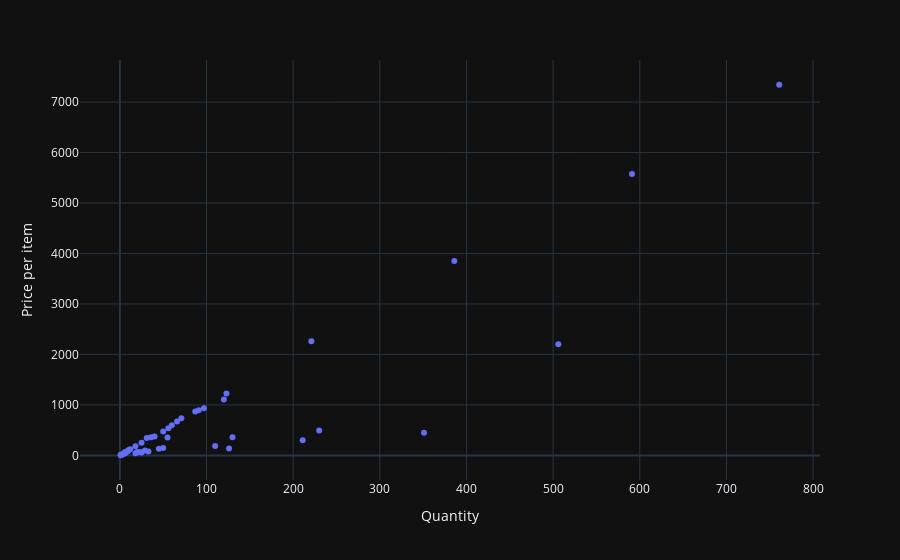

Here is the notebook cell this chart was saved with:
### Markdown cell above
#### 4. [1 балл] Постройте график зависимости денег за товар от купленного количества (scatter plot).

### Code cell
# your code
temp_df = df.groupby("item_name").agg(total_quantity_per_item=("quantity", "sum"), total_sum_per_item=("item_price2", "sum")).reset_index(drop=False)

fig = px.scatter(
    x=temp_df["total_quantity_per_item"],
    y=temp_df["total_sum_per_item"],
    hover_name=temp_df["item_name"]
)
fig.update_layout(xaxis_title="Quantity", yaxis_title="Price per item")
fig.show()

### Figure 1 — Plotly figure (JSON) as saved in the notebook; plotly's stock layout.template omitted (floating-point values rounded to 4 significant figures)
{"data": [{"hovertemplate": "<b>%{hovertext}</b><br><br>x=%{x}<br>y=%{y}<extra></extra>", "hovertext": ["6 Pack Soft Drink", "Barbacoa Bowl", "Barbacoa Burrito", "Barbacoa Crispy Tacos", "Barbacoa Salad Bowl", "Barbacoa Soft Tacos", "Bottled Water", "Bowl", "Burrito", "Canned Soda", "Canned Soft Drink", "Carnitas Bowl", "Carnitas Burrito", "Carnitas Crispy Tacos", "Carnitas Salad", "Carnitas Salad Bowl", "Carnitas Soft Tacos", "Chicken Bowl", "Chicken Burrito", "Chicken Crispy Tacos", "Chicken Salad", "Chicken Salad Bowl", "Chicken Soft Tacos", "Chips", "Chips and Fresh Tomato Salsa", "Chips and Guacamole", "Chips and Mild Fresh Tomato Salsa", "Chips and Roasted Chili Corn Salsa", "Chips and Roasted Chili-Corn Salsa", "Chips and Tomatillo Green Chili Salsa", "Chips and Tomatillo Red Chili Salsa", "Chips and Tomatillo-Green Chili Salsa", "Chips and Tomatillo-Red Chili Salsa", "Crispy Tacos", "Izze", "Nantucket Nectar", "Salad", "Side of Chips", "Steak Bowl", "Steak Burrito", "Steak Crispy Tacos", "Steak Salad", "Steak Salad Bowl", "Steak Soft Tacos", "Veggie Bowl", "Veggie Burrito", "Veggie Crispy Tacos", "Veggie Salad", "Veggie Salad Bowl", "Veggie Soft Tacos"], "legendgroup": "", "marker": {"color": "#636efa", "symbol": "circle"}, "mode": "markers", "name": "", "orientation": "v", "showlegend": false, "x": [55, 66, 91, 12, 10, 25, 211, 4, 6, 126, 351, 71, 60, 8, 1, 6, 40, 761, 591, 50, 9, 123, 120, 230, 130, 506, 1, 23, 18, 45, 50, 33, 25, 2, 20, 29, 2, 110, 221, 386, 36, 4, 31, 56, 87, 97, 1, 6, 18, 8], "xaxis": "x", "y": [356.9, 672.4, 894.8, 120.2, 106.4, 250.5, 302.6, 29.6, 44.4, 137.3, 450.2, 736.7, 597.8, 77.96, 8.99, 66.34, 375.9, 7343.0, 5576.0, 472.1, 81.09, 1229.0, 1108.0, 494.3, 361.4, 2201.0, 3.0, 67.85, 43.02, 132.8, 147.5, 78.87, 59.75, 14.8, 67.8, 98.31, 14.8, 185.9, 2260.0, 3851.0, 357.3, 35.66, 343.6, 536.0, 868.0, 934.8, 8.49, 50.94, 182.5, 73.96], "yaxis": "y", "type": "scatter"}], "layout": {"xaxis": {"anchor": "y", "domain": [0.0, 1.0], "title": {"text": "Quantity"}}, "yaxis": {"anchor": "x", "domain": [0.0, 1.0], "title": {"text": "Price per item"}}, "legend": {"tracegroupgap": 0}, "margin": {"t": 60}}}
